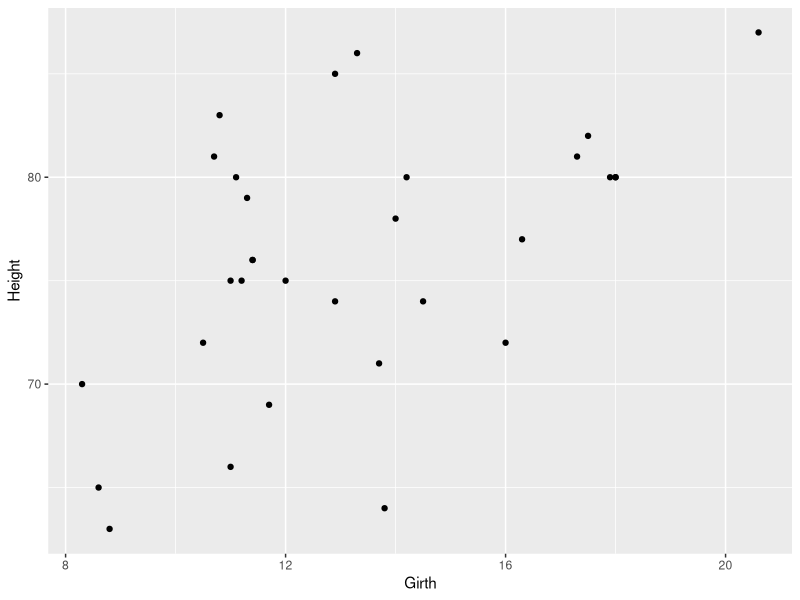
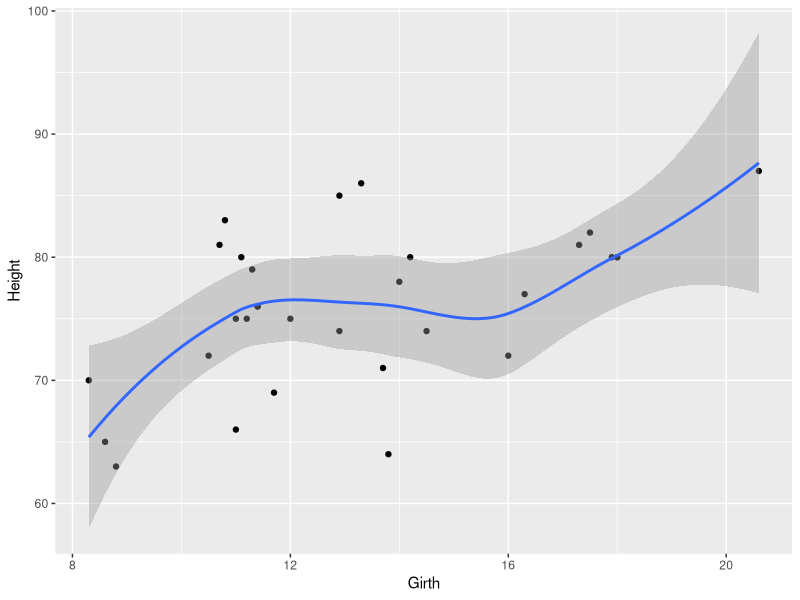
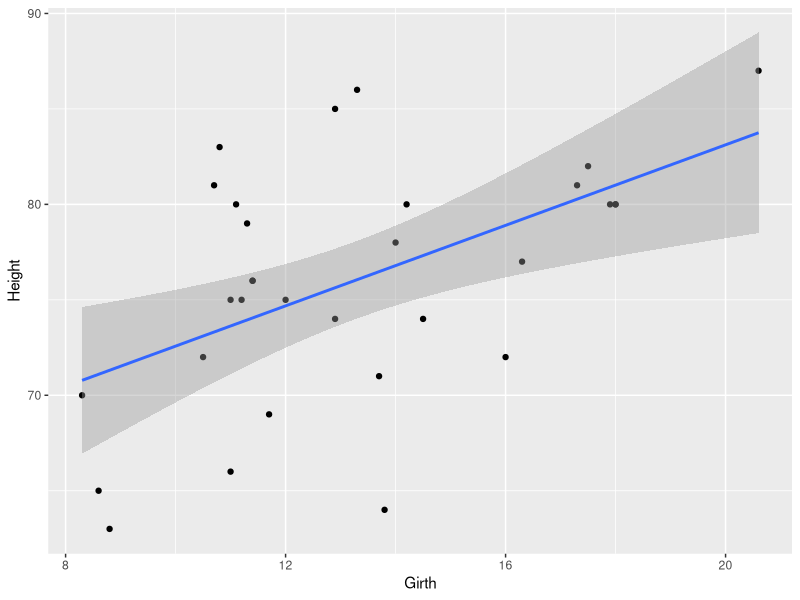

R code for these plots, in order:
#Hash-tags in R

#how to use built in datasets of R
data()   #all datasets in R
View(CO2)  #to view datasets in R console
View(PlantGrowth)
View(iris)
View(mtcars)
View(trees)
View(npk)  #NPK data for factorial design

head(CO2)  #to show first 6 rows of the data
names(CO2)  #to show the names of columns
nrow(CO2)  #to look for number of rows
ncol(CO2)  #to look for number of columns

install.packages("writexl")  #to save .xlsx files
library(writexl)

write_xlsx(CO2, path = "C:\\Users\\Ali\\Desktop\\test1\\CO2.xlsx")  #command line to save .xlsx files

library(ggplot2)  #to plot graphs and figures

ggplot(trees, aes(Girth, Height))+ geom_point()

ggplot(trees, aes(Girth, Height))+ geom_point()+ geom_smooth()

ggplot(trees, aes(Girth, Height))+ geom_point()+ geom_smooth(method = "lm")  #scatter plot
